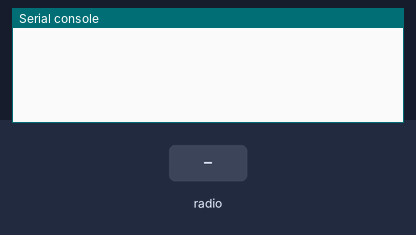
Simulated run of this program. Board: BBC micro:bit running MicroPython. Shown: the last lines printed to the serial console. The inputs (shaded band) are chosen by the test bench.

Above: at 1.2 s.
1.3 s: radio message "1" arrives
At 2.1 s:
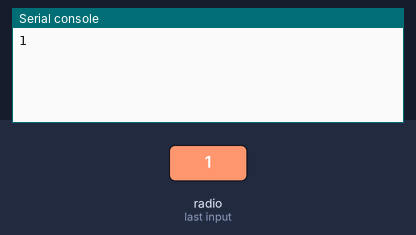
2.8 s: radio message "1" arrives
At 3.3 s:
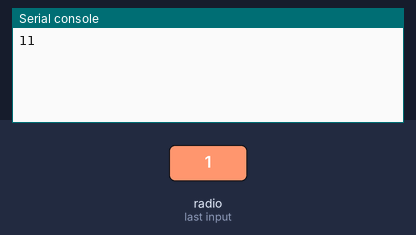

The program:

microbitReciever.py
```python
# microbit radio recieve temperature and light
# and sends it by serial to a program listening on the usbport
# by Mattias Olofsson
from microbit import *
import radio

radio.on()
uart.init()

while True:

    incoming = radio.receive()
    if incoming:
        uart.write(incoming)
```

Measured:
- after the input at 1.3 s, the serial console: prints a new line at once (image 1)
- after the input at 2.8 s, the serial console: prints a new line at once (image 2)
